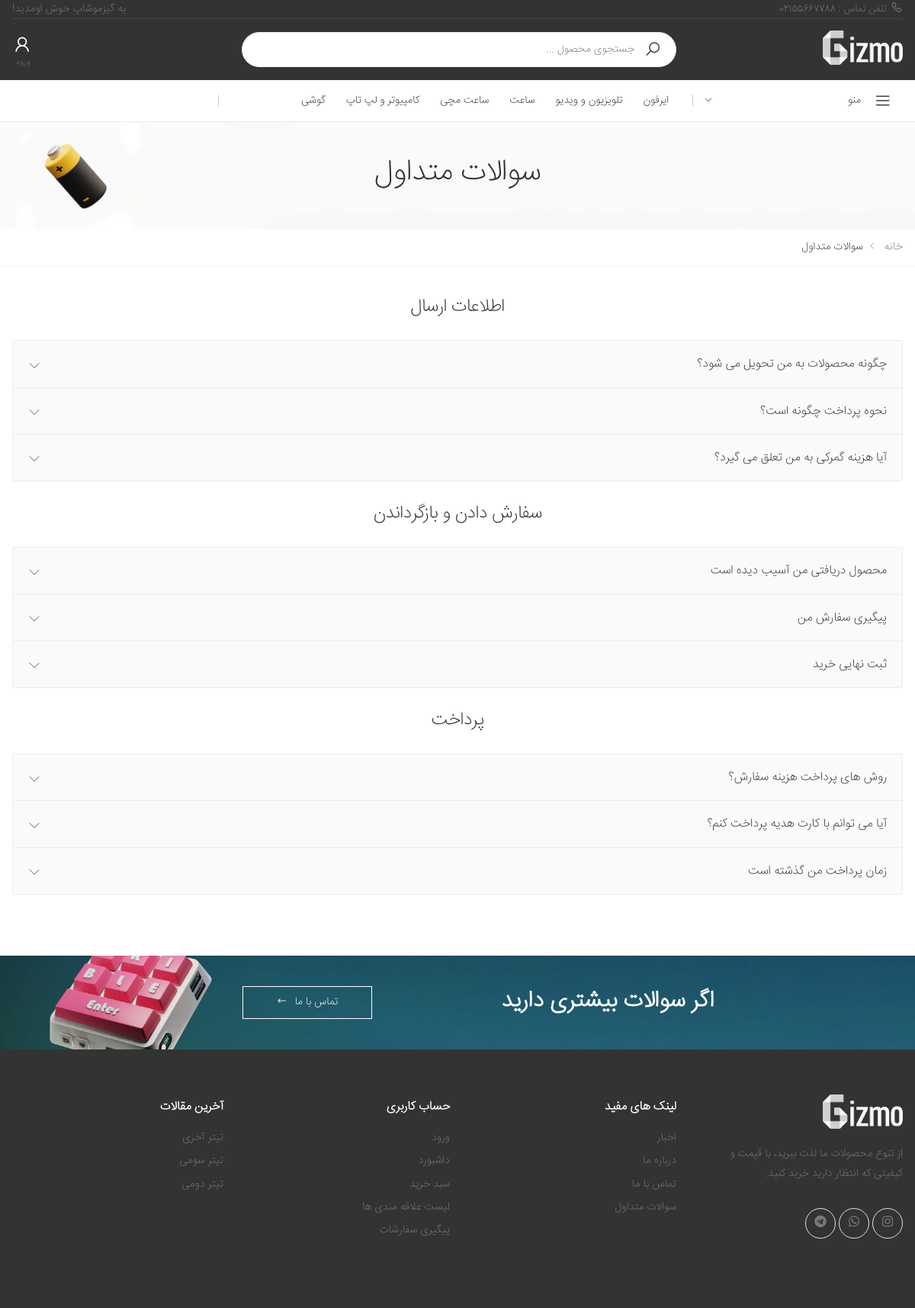
Page /FAQ/ on the earlier database version.
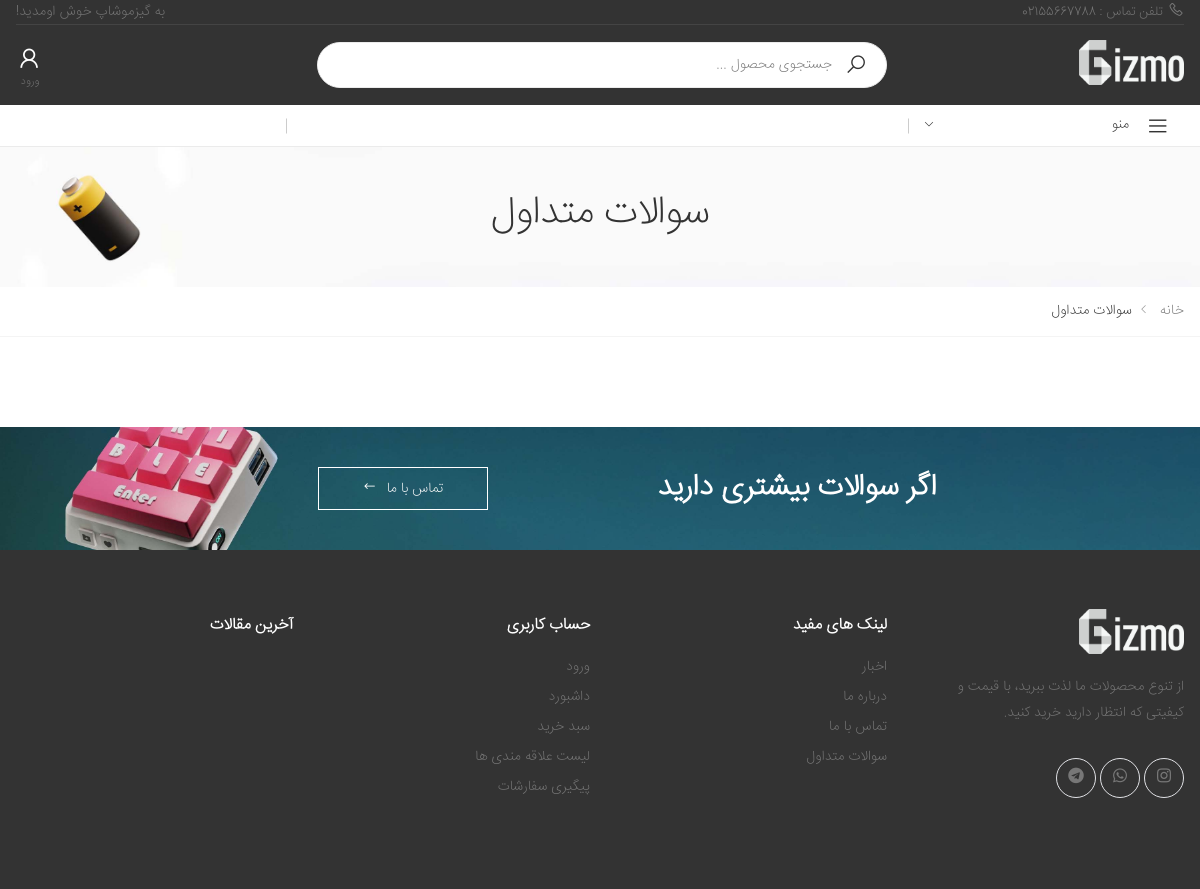
Same page on the later database version.
### stuff/models.py (models this page shows, shortened)
class Category(models.Model):
    sub_category = models.ForeignKey('self',on_delete=models.CASCADE, related_name='scategory',null=True,blank=True)
    is_sub = models.BooleanField(default=False)
    name = models.CharField(max_length=200)
    slug = models.SlugField(max_length=200,unique=True)
    class Meta:
        ordering = ('name',)
        verbose_name = 'category'
        verbose_name_plural = 'categories'
    def get_absolute_url(self):
        return reverse('stuff:category_detail',args=[self.id,1])

### facades/models.py (models this page shows, shortened)
class FAQGroup(models.Model):
    bigTitle = models.CharField(max_length=100)

class FAQ(models.Model):
    group = models.ForeignKey(FAQGroup,on_delete=models.CASCADE,related_name="faqs")
    question = models.CharField(max_length=100)
    answer = models.TextField()

### blog/models.py (models this page shows, shortened)
class Article(models.Model):
    status_ch = (
        ('p' , "انتشار یافته"),
        ('d', "پیش نویس"),
        ('i', "در انتظار انتشار"),
        ('b',"برگشت داده شده"),
    )
    title = models.CharField(max_length=50,verbose_name="تیتر")
    text = models.TextField(verbose_name="متن")
    Author = models.ForeignKey(User,on_delete=models.CASCADE,related_name="articles",verbose_name="نویسنده")
    Cover = models.ImageField(upload_to="web_shop/blog/articles/%Y/%m/",null=True,blank=True,verbose_name="تصویر")
    drafted = models.DateTimeField(auto_now_add=True,verbose_name="تاریخ پیش نویس")
    publish = models.DateTimeField(default=timezone.now,verbose_name="تاریخ انتشار")
    update = models.DateTimeField(auto_now=True,verbose_name="تاریخ آپدیت")
    slug = models.SlugField(max_length=40, unique = True,verbose_name="آدرس")
    status = models.CharField(max_length=1,choices = status_ch,verbose_name="وضعیت")
    Category = models.ManyToManyField(Category,related_name = "articles",verbose_name="دسته بندی")
    views = models.PositiveIntegerField(default=0, verbose_name="تعداد بازدید")
    is_for_landing = models.BooleanField(default=False)
    objects = ArticleManager()
    def get_absolute_url(self):
        return reverse("blog:article",args=[self.slug])
    def shamsi_date(self):
        return jalali_converter(self.publish)
    shamsi_date.short_description = "publish"

### facades/views.py (the view)
# urls.py: path('FAQ/',FAQ,name="FAQ"),
def FAQ(request):
    FAQG = FAQGroup.objects.all()
    Info = InformationsForTemplate(request)
    Info["FAQG"] = FAQG
    return render(request,'facades/FAQ.html',Info)

### facades/templates/facades/FAQ.html
{% extends 'facades/base.html' %}
{% load static %}
{% block css %}
{% include 'facades/parts/css.html' %}
{% endblock %}
{% block main %}
        <main class="main">
            {% include 'facades/faqParts/banner.html' %}
            {% include 'facades/faqParts/Questions.html' %}
            {% include 'facades/faqParts/fullWidthBanner.html' %}
        </main>
{% endblock %}

### facades/templates/facades/parts/black_header.html (shortened to what this page needs)
{% load static %}
<header class="header header-intro-clearance header-3">
    <div class="header-top">
        <div class="container">
                    <div class="header-left">
                        <a href=""><i class="icon-phone"></i>تلفن تماس : 02155667788</a>
                    </div>
                    <div class="header-right">
                        <ul class="top-menu">
                            <li>
                                <ul>
                                    <li><p> به گیزموشاپ خوش اومدید! </li></p>
                                </ul>
                            </li>
                        </ul>
                    </div>
                </div>
    </div>
    <div class="header-middle" style="height: 8rem;">
        <div class="container" style="height: 8rem;">
            <div class="header-left">
                <a href="{% url 'facades:home' %}" class="logo">
                    <img src="{% static 'facades/images/gizmo_dark_typo01.png' %}" alt="Logo image" width="105" height="25">
                </a>
            </div>
            <div class="header-center">
                <div class="header-search header-search-extended header-search-visible d-none d-lg-block">
                    <form action="{% url 'stuff:product_search' 1 %}" method="GET">
                      <div class="header-search-wrapper search-wrapper-wide">
                        <button class="btn btn-primary" type="submit"><i class="icon-search"></i></button>
                        <input type="search" class="form-control" name="query" id="query" placeholder="جستجوی محصول ..." required>
                      </div>
                    </form>
                  </div>
            </div>
            <div class="header-right">
              {% if request.user.is_authenticated %}
              <div class="wishlist">
                  <a href="{% url 'facades:dashboard' %}">
                      <div class="icon">
                          <i class="icon-user"></i>
                      </div>
                      <p>داشبورد</p>
                  </a>
              </div>
              <div class="wishlist">
                            <a href="{% url 'stuff:showWishList' 1 %}" title="لیست محصولات مورد علاقه شما">
                                <div class="icon">
                                    <i class="icon-heart-o"></i>
                                    <span class="wishlist-count badge">{{wishlistAmount}}</span>
                                </div>
                                <p>مورد علاقه</p>
                            </a>
                  </div>
                <div class="dropdown cart-dropdown">
                    <a href="{% url 'cart:detail' %}" class="dropdown-toggle" role="button" data-toggle="dropdown"
                        aria-haspopup="true" aria-expanded="false" data-display="static">
                        <div class="icon">
                            <i class="icon-shopping-cart"></i>
                            <span class="cart-count">{{cart.get_count}}</span>
                        </div>
                        <p>سبد خرید</p>
                    </a>
                    {% if cart.get_count != 0 %}
                    <div class="dropdown-menu dropdown-menu-right">
                        <div class="dropdown-cart-products">
                            {% for item in cart %}
                            <div class="product">
                                <div class="product-cart-details">
                                    <h4 class="product-title">
                                        <a href="{{item.product.get_absolute_url}}">{{item.product}}</a>
                                    </h4>
                                    <span class="cart-product-info">
                                        <span class="cart-product-qty">{{item.quantity}} x </span>
                                        {{item.product.discounted_price}} تومان
                                    </span>
                                </div>
                                <figure class="product-image-container">
                                    <a href="{{item.product.get_absolute_url}}" class="product-image">
                                        <img src="{{item.product.image.url}}" alt="{{item.product.alt}}">
                                    </a>
                                </figure>
                                {% if item.product %}
                                <a href="{% url 'cart:cart_remove' item.id %}" class="btn-remove" title="حذف محصول"><i class="icon-close"></i></a>
                                {% endif %}
                            </div>
                            {% endfor %}
                        </div>
                        <div class="dropdown-cart-total">
                            <span>مجموع</span>
                            <span class="cart-total-price">{{cart.show_total}} تومان</span>
                        </div>
                        <div class="dropdown-cart-action">
                            <a href="{% url 'cart:detail' %}" class="btn btn-primary">مشاهده سبد خرید</a>
                            <a href="{% url 'cart:checkout' %}" class="btn btn-outline-primary-2"><span>پرداخت</span><i
                                    class="icon-long-arrow-left"></i></a>
                        </div>
                    </div>
                    {% else %}
                {% endif %}
                </div>
              {% else %}
              <div class="wishlist">
                  <a href="#signin-modal" data-toggle="modal" title="Login">
                      <div class="icon">
                          <i class="icon-user"></i>
                      </div>
                      <p>ورود</p>
                  </a>
              </div>
                {% endif %}
            </div>
        </div>
    </div>
    <div class="header-bottom sticky-header">
        <div class="container">
            <div class="header-left">
                <div class="dropdown category-dropdown">
                    <a href="#" class="dropdown-toggle" role="button" data-toggle="dropdown"
                        aria-haspopup="true" aria-expanded="false" data-display="static"
                        title="دسته بندی فروشگاه">
                        منو <i class="icon-angle-down"></i>
                    </a>
                </div>
            </div>
            <div class="header-center">
                <nav class="main-nav">
                    <ul class="menu sf-arrows">
                        {% for cat in allCategories %}
                        <li>
                            <a href="{{cat.get_absolute_url}}">{{cat.name}}</a>
                        </li>
                        {% endfor %}
                    </ul>
                </nav>
            </div>
            <div class="header-right">
            </div>
        </div>
    </div>
</header>

### facades/templates/facades/faqParts/Questions.html (shortened to what this page needs)
{% load static %}
<div class="page-content">
    <div class="container">
        {% for group in FAQG %}
        <h2 class="title text-center mb-3">{{group.bigTitle}}</h2>
        <div class="accordion accordion-rounded" id="accordion-1">
            {% for faq in group.faqs.all %}
            <div class="card card-box card-sm bg-light">
                <div class="card-header" id="heading-2">
                    <h2 class="card-title">
                        <a class="collapsed" role="button" data-toggle="collapse" href="#collapse-{{faq.id}}"
                            aria-expanded="false" aria-controls="collapse-2">
                            {{faq.question}}
                        </a>
                    </h2>
                </div>
            </div>
            {% endfor %}
        </div>
        {% endfor %}
    </div>
</div>

### facades/templates/facades/parts/footer.html (shortened to what this page needs)
{% load static %}
<footer class="footer footer-dark">
    <div class="footer-middle">
        <div class="container">
            <div class="row" >
                <div class="col-sm-6 col-lg-3" style="height: 25rem;">
                    <div class="widget widget-about" >
                        <img src="{% static 'facades/images/gizmo_dark_typo01.png' %}" class="footer-logo" alt="Footer Logo"
                            width="105" height="45" >
                        <p>از تنوع محصولات ما لذت ببرید، با قیمت و کیفیتی که انتظار دارید خرید کنید.</p>
                        <div class="social-icons" >
                            <a href="https://www.instagram.com/gizmoshop.ir/" class="social-icon" title="اینستاگرام" target="_blank"><i
                                  class="icon-instagram"></i></a>
                            <a href="#" class="social-icon" title="واتساپ" target="_blank"><i
                                    class="icon-whatsapp"></i></a>
                            <a href="#" class="social-icon" title="تلگرام" target="_blank"><i
                                    class="icon-telegram"></i></a>
                        </div>
                    </div>
                </div>
                <div class="col-sm-6 col-lg-3">
                    <div class="widget">
                        <h4 class="widget-title">لینک های مفید</h4>
                        <ul class="widget-list">
                            <li><a href="{% url 'blog:home_blog' %}">اخبار</a></li>
                            <li><a href="{% url 'facades:aboutUs' %}">درباره ما</a></li>
                            <li><a href="{% url 'facades:contact' %}">تماس با ما</a></li>
                            <li><a href="{% url 'facades:FAQ' %}">سوالات متداول</a></li>
                        </ul>
                    </div>
                </div>
                <div class="col-sm-6 col-lg-3">
                    <div class="widget">
                        <h4 class="widget-title">حساب کاربری</h4>
                        <ul class="widget-list">
                            {% if request.user.is_authenticated %}
                            {% else %}
                            <li><a href="{% url "accounts:login" %}">ورود</a></li>
                            {% endif %}
                            <li><a href="{% url 'facades:dashboard' %}">داشبورد</a></li>
                            <li><a href="{% url "cart:detail" %}">سبد خرید</a></li>
                            <li><a href="{% url "stuff:showWishList" 1 %}">لیست علاقه مندی ها</a></li>
                            <li><a href="{% url "facades:dashboard" %}">پیگیری سفارشات</a></li>
                        </ul>
                    </div>
                </div>
                <div class="col-sm-6 col-lg-3">
                    <div class="widget">
                        <h4 class="widget-title">آخرین مقالات</h4>
                        <ul class="widget-list">
                            {% for article in footer_articles %}
                            <li><a href="{{article.get_absolute_url}}">{{article.title}}</a></li>
                            {% endfor %}
                        </ul>
                    </div>
                </div>
            </div>
        </div>
    </div>
</footer>

Differences in the rows shown:
removed Category: name "ایرفون"
removed Category: name "تلویزیون و ویدیو"
removed Category: name "ساعت"
removed Category: name "ساعت مچی"
removed Category: name "کامپیوتر و لپ تاپ"
removed Category: name "گوشی"
removed FAQGroup: bigTitle "اطلاعات ارسال"
removed FAQ: question "چگونه محصولات به من تحویل می شود؟", shown under "اطلاعات ارسال"
removed FAQ: question "نحوه پرداخت چگونه است؟", shown under "اطلاعات ارسال"
removed FAQ: question "آیا هزینه گمرکی به من تعلق می گیرد؟", shown under "اطلاعات ارسال"
removed FAQGroup: bigTitle "سفارش دادن و بازگرداندن"
removed FAQ: question "محصول دریافتی من آسیب دیده است", shown under "سفارش دادن و بازگرداندن"
removed FAQ: question "پیگیری سفارش من", shown under "سفارش دادن و بازگرداندن"
removed FAQ: question "ثبت نهایی خرید", shown under "سفارش دادن و بازگرداندن"
removed FAQGroup: bigTitle "پرداخت"
removed FAQ: question "روش های پرداخت هزینه سفارش؟", shown under "پرداخت"
removed FAQ: question "آیا می توانم با کارت هدیه پرداخت کنم؟", shown under "پرداخت"
removed FAQ: question "زمان پرداخت من گذشته است", shown under "پرداخت"
removed Article: title "تیتر آخری"
removed Article: title "تیتر سومی"
removed Article: title "تیتر دومی"
